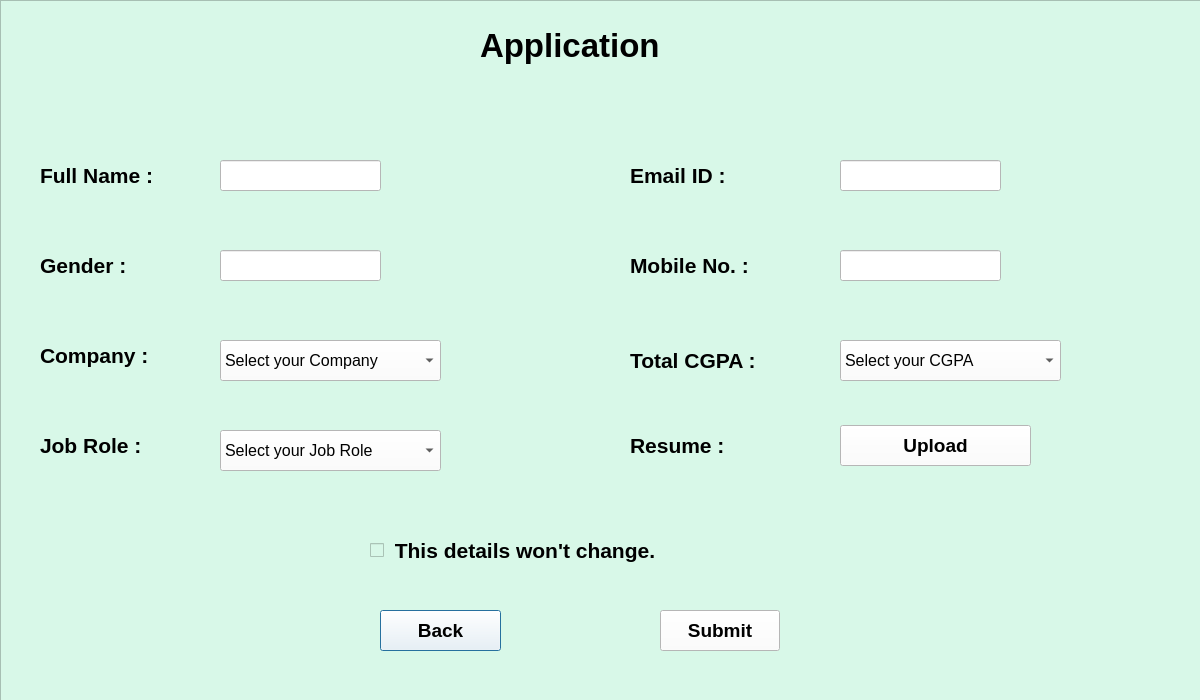
<?xml version="1.0" encoding="UTF-8"?>
<ui version="4.0">
 <class>App_mech</class>
 <widget class="QDialog" name="App_mech">
  <property name="geometry">
   <rect>
    <x>0</x>
    <y>0</y>
    <width>1200</width>
    <height>700</height>
   </rect>
  </property>
  <property name="font">
   <font>
    <family>Arial</family>
    <pointsize>16</pointsize>
    <weight>75</weight>
    <bold>true</bold>
   </font>
  </property>
  <property name="windowTitle">
   <string>Dialog</string>
  </property>
  <property name="styleSheet">
   <string notr="true">background: #FFFFFF;</string>
  </property>
  <property name="sizeGripEnabled">
   <bool>false</bool>
  </property>
  <widget class="QFrame" name="frame">
   <property name="geometry">
    <rect>
     <x>0</x>
     <y>0</y>
     <width>1201</width>
     <height>791</height>
    </rect>
   </property>
   <property name="styleSheet">
    <string notr="true">background:#D8F8E8;</string>
   </property>
   <property name="frameShape">
    <enum>QFrame::StyledPanel</enum>
   </property>
   <property name="frameShadow">
    <enum>QFrame::Raised</enum>
   </property>
   <widget class="QPushButton" name="btn_bck">
    <property name="geometry">
     <rect>
      <x>380</x>
      <y>610</y>
      <width>121</width>
      <height>41</height>
     </rect>
    </property>
    <property name="font">
     <font>
      <pointsize>14</pointsize>
      <weight>75</weight>
      <bold>true</bold>
     </font>
    </property>
    <property name="styleSheet">
     <string notr="true">background-color:rgb(255, 255, 255)
</string>
    </property>
    <property name="text">
     <string>Back</string>
    </property>
   </widget>
   <widget class="QLabel" name="lbl_app">
    <property name="geometry">
     <rect>
      <x>480</x>
      <y>20</y>
      <width>251</width>
      <height>51</height>
     </rect>
    </property>
    <property name="font">
     <font>
      <pointsize>25</pointsize>
      <weight>75</weight>
      <bold>true</bold>
     </font>
    </property>
    <property name="styleSheet">
     <string notr="true">color:rgb(0, 0, 0)
</string>
    </property>
    <property name="text">
     <string>Application</string>
    </property>
   </widget>
   <widget class="QPushButton" name="btn_sbmt">
    <property name="geometry">
     <rect>
      <x>660</x>
      <y>610</y>
      <width>120</width>
      <height>41</height>
     </rect>
    </property>
    <property name="font">
     <font>
      <pointsize>14</pointsize>
      <weight>75</weight>
      <bold>true</bold>
     </font>
    </property>
    <property name="styleSheet">
     <string notr="true">background-color:rgb(255, 255, 255)

</string>
    </property>
    <property name="text">
     <string>Submit</string>
    </property>
   </widget>
   <widget class="QLineEdit" name="txt_name">
    <property name="geometry">
     <rect>
      <x>220</x>
      <y>160</y>
      <width>161</width>
      <height>31</height>
     </rect>
    </property>
    <property name="styleSheet">
     <string notr="true">background-color:rgb(255, 255, 255)</string>
    </property>
   </widget>
   <widget class="QLineEdit" name="txt_gen">
    <property name="geometry">
     <rect>
      <x>220</x>
      <y>250</y>
      <width>161</width>
      <height>31</height>
     </rect>
    </property>
    <property name="styleSheet">
     <string notr="true">background-color:rgb(255, 255, 255)</string>
    </property>
   </widget>
   <widget class="QLineEdit" name="txt_eid">
    <property name="geometry">
     <rect>
      <x>840</x>
      <y>160</y>
      <width>161</width>
      <height>31</height>
     </rect>
    </property>
    <property name="styleSheet">
     <string notr="true">background-color:rgb(255, 255, 255)</string>
    </property>
   </widget>
   <widget class="QLineEdit" name="txt_mno">
    <property name="geometry">
     <rect>
      <x>840</x>
      <y>250</y>
      <width>161</width>
      <height>31</height>
     </rect>
    </property>
    <property name="styleSheet">
     <string notr="true">background-color:rgb(255, 255, 255)</string>
    </property>
   </widget>
  </widget>
  <widget class="QLabel" name="lbl_name">
   <property name="geometry">
    <rect>
     <x>40</x>
     <y>160</y>
     <width>161</width>
     <height>31</height>
    </rect>
   </property>
   <property name="font">
    <font>
     <family>Arial</family>
     <pointsize>16</pointsize>
     <weight>75</weight>
     <bold>true</bold>
    </font>
   </property>
   <property name="styleSheet">
    <string notr="true">background-color:#D8F8E8;</string>
   </property>
   <property name="text">
    <string>Full Name : </string>
   </property>
  </widget>
  <widget class="QLabel" name="lbl_gen">
   <property name="geometry">
    <rect>
     <x>40</x>
     <y>250</y>
     <width>121</width>
     <height>31</height>
    </rect>
   </property>
   <property name="font">
    <font>
     <family>Arial</family>
     <pointsize>16</pointsize>
     <weight>75</weight>
     <bold>true</bold>
    </font>
   </property>
   <property name="styleSheet">
    <string notr="true">background-color:#D8F8E8;</string>
   </property>
   <property name="text">
    <string>Gender : </string>
   </property>
  </widget>
  <widget class="QLabel" name="lbl_cmpny">
   <property name="geometry">
    <rect>
     <x>40</x>
     <y>340</y>
     <width>151</width>
     <height>31</height>
    </rect>
   </property>
   <property name="font">
    <font>
     <family>Arial</family>
     <pointsize>16</pointsize>
     <weight>75</weight>
     <bold>true</bold>
    </font>
   </property>
   <property name="styleSheet">
    <string notr="true">background-color:#D8F8E8;</string>
   </property>
   <property name="text">
    <string>Company : </string>
   </property>
  </widget>
  <widget class="QLabel" name="lbl_job">
   <property name="geometry">
    <rect>
     <x>40</x>
     <y>430</y>
     <width>141</width>
     <height>31</height>
    </rect>
   </property>
   <property name="font">
    <font>
     <family>Arial</family>
     <pointsize>16</pointsize>
     <weight>75</weight>
     <bold>true</bold>
    </font>
   </property>
   <property name="styleSheet">
    <string notr="true">background-color:#D8F8E8;</string>
   </property>
   <property name="text">
    <string>Job Role : </string>
   </property>
  </widget>
  <widget class="QLabel" name="lbl_eid">
   <property name="geometry">
    <rect>
     <x>630</x>
     <y>160</y>
     <width>141</width>
     <height>31</height>
    </rect>
   </property>
   <property name="font">
    <font>
     <family>Arial</family>
     <pointsize>16</pointsize>
     <weight>75</weight>
     <bold>true</bold>
    </font>
   </property>
   <property name="styleSheet">
    <string notr="true">background-color:#D8F8E8;
</string>
   </property>
   <property name="text">
    <string>Email ID : </string>
   </property>
  </widget>
  <widget class="QLabel" name="lbl_mno">
   <property name="geometry">
    <rect>
     <x>630</x>
     <y>250</y>
     <width>161</width>
     <height>31</height>
    </rect>
   </property>
   <property name="font">
    <font>
     <family>Arial</family>
     <pointsize>16</pointsize>
     <weight>75</weight>
     <bold>true</bold>
    </font>
   </property>
   <property name="styleSheet">
    <string notr="true">background-color:#D8F8E8;</string>
   </property>
   <property name="text">
    <string>Mobile No. : </string>
   </property>
  </widget>
  <widget class="QLabel" name="lbl_cgpa">
   <property name="geometry">
    <rect>
     <x>630</x>
     <y>340</y>
     <width>171</width>
     <height>41</height>
    </rect>
   </property>
   <property name="font">
    <font>
     <family>Arial</family>
     <pointsize>16</pointsize>
     <weight>75</weight>
     <bold>true</bold>
    </font>
   </property>
   <property name="styleSheet">
    <string notr="true">background-color:#D8F8E8;</string>
   </property>
   <property name="text">
    <string>Total CGPA : </string>
   </property>
  </widget>
  <widget class="QLabel" name="lbl_rsm">
   <property name="geometry">
    <rect>
     <x>630</x>
     <y>430</y>
     <width>141</width>
     <height>31</height>
    </rect>
   </property>
   <property name="font">
    <font>
     <family>Arial</family>
     <pointsize>16</pointsize>
     <weight>75</weight>
     <bold>true</bold>
    </font>
   </property>
   <property name="styleSheet">
    <string notr="true">background-color:#D8F8E8;
</string>
   </property>
   <property name="text">
    <string>Resume : </string>
   </property>
  </widget>
  <widget class="QCheckBox" name="checkBox_chng">
   <property name="geometry">
    <rect>
     <x>370</x>
     <y>530</y>
     <width>421</width>
     <height>41</height>
    </rect>
   </property>
   <property name="font">
    <font>
     <family>Arial</family>
     <pointsize>16</pointsize>
     <weight>75</weight>
     <bold>true</bold>
    </font>
   </property>
   <property name="styleSheet">
    <string notr="true">background-color:#D8F8E8;</string>
   </property>
   <property name="text">
    <string> This details won't change.</string>
   </property>
  </widget>
  <widget class="QComboBox" name="comboBox_cmpny">
   <property name="geometry">
    <rect>
     <x>220</x>
     <y>340</y>
     <width>221</width>
     <height>41</height>
    </rect>
   </property>
   <property name="font">
    <font>
     <family>Arial</family>
     <pointsize>12</pointsize>
    </font>
   </property>
   <item>
    <property name="text">
     <string>Select your Company</string>
    </property>
   </item>
   <item>
    <property name="text">
     <string>TCS</string>
    </property>
   </item>
   <item>
    <property name="text">
     <string>Infosys</string>
    </property>
   </item>
   <item>
    <property name="text">
     <string>Wipro</string>
    </property>
   </item>
  </widget>
  <widget class="QComboBox" name="comboBox_job">
   <property name="geometry">
    <rect>
     <x>220</x>
     <y>430</y>
     <width>221</width>
     <height>41</height>
    </rect>
   </property>
   <property name="font">
    <font>
     <family>Arial</family>
     <pointsize>12</pointsize>
    </font>
   </property>
   <item>
    <property name="text">
     <string>Select your Job Role</string>
    </property>
   </item>
   <item>
    <property name="text">
     <string>Junior Data Analyst</string>
    </property>
   </item>
   <item>
    <property name="text">
     <string>Data Scientist</string>
    </property>
   </item>
   <item>
    <property name="text">
     <string>Software Developer</string>
    </property>
   </item>
  </widget>
  <widget class="QPushButton" name="btn_rsm">
   <property name="geometry">
    <rect>
     <x>840</x>
     <y>425</y>
     <width>191</width>
     <height>41</height>
    </rect>
   </property>
   <property name="font">
    <font>
     <pointsize>14</pointsize>
     <weight>75</weight>
     <bold>true</bold>
    </font>
   </property>
   <property name="styleSheet">
    <string notr="true">background-color:rgb(255, 255, 255)
</string>
   </property>
   <property name="text">
    <string>Upload</string>
   </property>
  </widget>
  <widget class="QComboBox" name="comboBox_cgpa">
   <property name="geometry">
    <rect>
     <x>840</x>
     <y>340</y>
     <width>221</width>
     <height>41</height>
    </rect>
   </property>
   <property name="font">
    <font>
     <family>Arial</family>
     <pointsize>12</pointsize>
    </font>
   </property>
   <item>
    <property name="text">
     <string>Select your CGPA</string>
    </property>
   </item>
   <item>
    <property name="text">
     <string>7.0 - 8.0</string>
    </property>
   </item>
   <item>
    <property name="text">
     <string>8.1 - 9.0</string>
    </property>
   </item>
   <item>
    <property name="text">
     <string>9.1 - 10.0</string>
    </property>
   </item>
  </widget>
 </widget>
 <resources>
  <include location="registration.qrc"/>
 </resources>
 <connections/>
</ui>
